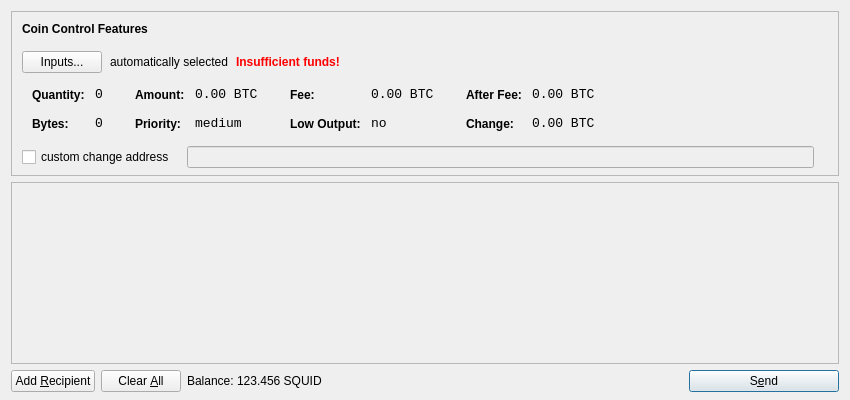
<?xml version="1.0" encoding="UTF-8"?>
<ui version="4.0">
 <class>SendCoinsDialog</class>
 <widget class="QDialog" name="SendCoinsDialog">
  <property name="geometry">
   <rect>
    <x>0</x>
    <y>0</y>
    <width>850</width>
    <height>400</height>
   </rect>
  </property>
  <property name="windowTitle">
   <string>Send Coins</string>
  </property>
  <layout class="QVBoxLayout" name="verticalLayout" stretch="0,1,0">
   <property name="bottomMargin">
    <number>8</number>
   </property>
   <item>
    <widget class="QFrame" name="frameCoinControl">
     <property name="sizePolicy">
      <sizepolicy hsizetype="Expanding" vsizetype="Expanding">
       <horstretch>0</horstretch>
       <verstretch>0</verstretch>
      </sizepolicy>
     </property>
     <property name="maximumSize">
      <size>
       <width>16777215</width>
       <height>16777215</height>
      </size>
     </property>
     <property name="frameShape">
      <enum>QFrame::StyledPanel</enum>
     </property>
     <property name="frameShadow">
      <enum>QFrame::Sunken</enum>
     </property>
     <layout class="QVBoxLayout" name="verticalLayoutCoinControl2">
      <property name="spacing">
       <number>-1</number>
      </property>
      <property name="leftMargin">
       <number>0</number>
      </property>
      <property name="topMargin">
       <number>0</number>
      </property>
      <property name="rightMargin">
       <number>0</number>
      </property>
      <property name="bottomMargin">
       <number>6</number>
      </property>
      <item>
       <layout class="QVBoxLayout" name="verticalLayoutCoinControl" stretch="0,0,0,0,1">
        <property name="spacing">
         <number>0</number>
        </property>
        <property name="leftMargin">
         <number>10</number>
        </property>
        <property name="topMargin">
         <number>10</number>
        </property>
        <item>
         <layout class="QHBoxLayout" name="horizontalLayoutCoinControl1">
          <property name="bottomMargin">
           <number>15</number>
          </property>
          <item>
           <widget class="QLabel" name="labelCoinControlFeatures">
            <property name="sizePolicy">
             <sizepolicy hsizetype="Preferred" vsizetype="Maximum">
              <horstretch>0</horstretch>
              <verstretch>0</verstretch>
             </sizepolicy>
            </property>
            <property name="font">
             <font>
              <weight>75</weight>
              <bold>true</bold>
             </font>
            </property>
            <property name="styleSheet">
             <string notr="true">font-weight:bold;</string>
            </property>
            <property name="text">
             <string>Coin Control Features</string>
            </property>
           </widget>
          </item>
         </layout>
        </item>
        <item>
         <layout class="QHBoxLayout" name="horizontalLayoutCoinControl2" stretch="0,0,0,0">
          <property name="spacing">
           <number>8</number>
          </property>
          <property name="bottomMargin">
           <number>10</number>
          </property>
          <item>
           <widget class="QPushButton" name="pushButtonCoinControl">
            <property name="styleSheet">
             <string notr="true"/>
            </property>
            <property name="text">
             <string>Inputs...</string>
            </property>
           </widget>
          </item>
          <item>
           <widget class="QLabel" name="labelCoinControlAutomaticallySelected">
            <property name="text">
             <string>automatically selected</string>
            </property>
            <property name="margin">
             <number>5</number>
            </property>
           </widget>
          </item>
          <item>
           <widget class="QLabel" name="labelCoinControlInsuffFunds">
            <property name="font">
             <font>
              <weight>75</weight>
              <bold>true</bold>
             </font>
            </property>
            <property name="styleSheet">
             <string notr="true">color:red;font-weight:bold;</string>
            </property>
            <property name="text">
             <string>Insufficient funds!</string>
            </property>
            <property name="margin">
             <number>5</number>
            </property>
           </widget>
          </item>
          <item>
           <spacer name="horizontalSpacerCoinControl">
            <property name="orientation">
             <enum>Qt::Horizontal</enum>
            </property>
            <property name="sizeHint" stdset="0">
             <size>
              <width>40</width>
              <height>1</height>
             </size>
            </property>
           </spacer>
          </item>
         </layout>
        </item>
        <item>
         <widget class="QWidget" name="widgetCoinControl" native="true">
          <property name="sizePolicy">
           <sizepolicy hsizetype="Preferred" vsizetype="Preferred">
            <horstretch>0</horstretch>
            <verstretch>0</verstretch>
           </sizepolicy>
          </property>
          <property name="minimumSize">
           <size>
            <width>0</width>
            <height>0</height>
           </size>
          </property>
          <property name="styleSheet">
           <string notr="true"/>
          </property>
          <layout class="QHBoxLayout" name="horizontalLayoutCoinControl5">
           <property name="margin">
            <number>0</number>
           </property>
           <item>
            <layout class="QHBoxLayout" name="horizontalLayoutCoinControl3" stretch="0,0,0,1">
             <property name="spacing">
              <number>20</number>
             </property>
             <property name="topMargin">
              <number>0</number>
             </property>
             <property name="bottomMargin">
              <number>10</number>
             </property>
             <item>
              <layout class="QFormLayout" name="formLayoutCoinControl1">
               <property name="horizontalSpacing">
                <number>10</number>
               </property>
               <property name="verticalSpacing">
                <number>14</number>
               </property>
               <property name="leftMargin">
                <number>10</number>
               </property>
               <property name="topMargin">
                <number>4</number>
               </property>
               <property name="rightMargin">
                <number>6</number>
               </property>
               <item row="0" column="0">
                <widget class="QLabel" name="labelCoinControlQuantityText">
                 <property name="styleSheet">
                  <string notr="true">font-weight:bold;</string>
                 </property>
                 <property name="text">
                  <string>Quantity:</string>
                 </property>
                 <property name="margin">
                  <number>0</number>
                 </property>
                </widget>
               </item>
               <item row="0" column="1">
                <widget class="QLabel" name="labelCoinControlQuantity">
                 <property name="font">
                  <font>
                   <family>Monospace</family>
                   <pointsize>10</pointsize>
                  </font>
                 </property>
                 <property name="cursor">
                  <cursorShape>IBeamCursor</cursorShape>
                 </property>
                 <property name="contextMenuPolicy">
                  <enum>Qt::ActionsContextMenu</enum>
                 </property>
                 <property name="text">
                  <string notr="true">0</string>
                 </property>
                 <property name="margin">
                  <number>0</number>
                 </property>
                 <property name="textInteractionFlags">
                  <set>Qt::LinksAccessibleByMouse|Qt::TextSelectableByKeyboard|Qt::TextSelectableByMouse</set>
                 </property>
                </widget>
               </item>
               <item row="1" column="0">
                <widget class="QLabel" name="labelCoinControlBytesText">
                 <property name="styleSheet">
                  <string notr="true">font-weight:bold;</string>
                 </property>
                 <property name="text">
                  <string>Bytes:</string>
                 </property>
                </widget>
               </item>
               <item row="1" column="1">
                <widget class="QLabel" name="labelCoinControlBytes">
                 <property name="font">
                  <font>
                   <family>Monospace</family>
                   <pointsize>10</pointsize>
                  </font>
                 </property>
                 <property name="cursor">
                  <cursorShape>IBeamCursor</cursorShape>
                 </property>
                 <property name="contextMenuPolicy">
                  <enum>Qt::ActionsContextMenu</enum>
                 </property>
                 <property name="text">
                  <string notr="true">0</string>
                 </property>
                 <property name="textInteractionFlags">
                  <set>Qt::LinksAccessibleByMouse|Qt::TextSelectableByKeyboard|Qt::TextSelectableByMouse</set>
                 </property>
                </widget>
               </item>
              </layout>
             </item>
             <item>
              <layout class="QFormLayout" name="formLayoutCoinControl2">
               <property name="horizontalSpacing">
                <number>10</number>
               </property>
               <property name="verticalSpacing">
                <number>14</number>
               </property>
               <property name="leftMargin">
                <number>6</number>
               </property>
               <property name="topMargin">
                <number>4</number>
               </property>
               <property name="rightMargin">
                <number>6</number>
               </property>
               <item row="0" column="0">
                <widget class="QLabel" name="labelCoinControlAmountText">
                 <property name="styleSheet">
                  <string notr="true">font-weight:bold;</string>
                 </property>
                 <property name="text">
                  <string>Amount:</string>
                 </property>
                 <property name="margin">
                  <number>0</number>
                 </property>
                </widget>
               </item>
               <item row="0" column="1">
                <widget class="QLabel" name="labelCoinControlAmount">
                 <property name="font">
                  <font>
                   <family>Monospace</family>
                   <pointsize>10</pointsize>
                  </font>
                 </property>
                 <property name="cursor">
                  <cursorShape>IBeamCursor</cursorShape>
                 </property>
                 <property name="contextMenuPolicy">
                  <enum>Qt::ActionsContextMenu</enum>
                 </property>
                 <property name="text">
                  <string notr="true">0.00 BTC</string>
                 </property>
                 <property name="textInteractionFlags">
                  <set>Qt::LinksAccessibleByMouse|Qt::TextSelectableByKeyboard|Qt::TextSelectableByMouse</set>
                 </property>
                </widget>
               </item>
               <item row="1" column="0">
                <widget class="QLabel" name="labelCoinControlPriorityText">
                 <property name="styleSheet">
                  <string notr="true">font-weight:bold;</string>
                 </property>
                 <property name="text">
                  <string>Priority:</string>
                 </property>
                </widget>
               </item>
               <item row="1" column="1">
                <widget class="QLabel" name="labelCoinControlPriority">
                 <property name="font">
                  <font>
                   <family>Monospace</family>
                   <pointsize>10</pointsize>
                  </font>
                 </property>
                 <property name="cursor">
                  <cursorShape>IBeamCursor</cursorShape>
                 </property>
                 <property name="contextMenuPolicy">
                  <enum>Qt::ActionsContextMenu</enum>
                 </property>
                 <property name="text">
                  <string>medium</string>
                 </property>
                 <property name="textInteractionFlags">
                  <set>Qt::LinksAccessibleByMouse|Qt::TextSelectableByKeyboard|Qt::TextSelectableByMouse</set>
                 </property>
                </widget>
               </item>
              </layout>
             </item>
             <item>
              <layout class="QFormLayout" name="formLayoutCoinControl3">
               <property name="horizontalSpacing">
                <number>10</number>
               </property>
               <property name="verticalSpacing">
                <number>14</number>
               </property>
               <property name="leftMargin">
                <number>6</number>
               </property>
               <property name="topMargin">
                <number>4</number>
               </property>
               <property name="rightMargin">
                <number>6</number>
               </property>
               <item row="0" column="0">
                <widget class="QLabel" name="labelCoinControlFeeText">
                 <property name="styleSheet">
                  <string notr="true">font-weight:bold;</string>
                 </property>
                 <property name="text">
                  <string>Fee:</string>
                 </property>
                 <property name="margin">
                  <number>0</number>
                 </property>
                </widget>
               </item>
               <item row="0" column="1">
                <widget class="QLabel" name="labelCoinControlFee">
                 <property name="font">
                  <font>
                   <family>Monospace</family>
                   <pointsize>10</pointsize>
                  </font>
                 </property>
                 <property name="cursor">
                  <cursorShape>IBeamCursor</cursorShape>
                 </property>
                 <property name="contextMenuPolicy">
                  <enum>Qt::ActionsContextMenu</enum>
                 </property>
                 <property name="text">
                  <string notr="true">0.00 BTC</string>
                 </property>
                 <property name="textInteractionFlags">
                  <set>Qt::LinksAccessibleByMouse|Qt::TextSelectableByKeyboard|Qt::TextSelectableByMouse</set>
                 </property>
                </widget>
               </item>
               <item row="1" column="0">
                <widget class="QLabel" name="labelCoinControlLowOutputText">
                 <property name="styleSheet">
                  <string notr="true">font-weight:bold;</string>
                 </property>
                 <property name="text">
                  <string>Low Output:</string>
                 </property>
                </widget>
               </item>
               <item row="1" column="1">
                <widget class="QLabel" name="labelCoinControlLowOutput">
                 <property name="font">
                  <font>
                   <family>Monospace</family>
                   <pointsize>10</pointsize>
                  </font>
                 </property>
                 <property name="cursor">
                  <cursorShape>IBeamCursor</cursorShape>
                 </property>
                 <property name="contextMenuPolicy">
                  <enum>Qt::ActionsContextMenu</enum>
                 </property>
                 <property name="text">
                  <string>no</string>
                 </property>
                 <property name="textInteractionFlags">
                  <set>Qt::LinksAccessibleByMouse|Qt::TextSelectableByKeyboard|Qt::TextSelectableByMouse</set>
                 </property>
                </widget>
               </item>
              </layout>
             </item>
             <item>
              <layout class="QFormLayout" name="formLayoutCoinControl4">
               <property name="horizontalSpacing">
                <number>10</number>
               </property>
               <property name="verticalSpacing">
                <number>14</number>
               </property>
               <property name="leftMargin">
                <number>6</number>
               </property>
               <property name="topMargin">
                <number>4</number>
               </property>
               <property name="rightMargin">
                <number>6</number>
               </property>
               <item row="0" column="0">
                <widget class="QLabel" name="labelCoinControlAfterFeeText">
                 <property name="styleSheet">
                  <string notr="true">font-weight:bold;</string>
                 </property>
                 <property name="text">
                  <string>After Fee:</string>
                 </property>
                 <property name="margin">
                  <number>0</number>
                 </property>
                </widget>
               </item>
               <item row="0" column="1">
                <widget class="QLabel" name="labelCoinControlAfterFee">
                 <property name="font">
                  <font>
                   <family>Monospace</family>
                   <pointsize>10</pointsize>
                  </font>
                 </property>
                 <property name="cursor">
                  <cursorShape>IBeamCursor</cursorShape>
                 </property>
                 <property name="contextMenuPolicy">
                  <enum>Qt::ActionsContextMenu</enum>
                 </property>
                 <property name="text">
                  <string notr="true">0.00 BTC</string>
                 </property>
                 <property name="textInteractionFlags">
                  <set>Qt::LinksAccessibleByMouse|Qt::TextSelectableByKeyboard|Qt::TextSelectableByMouse</set>
                 </property>
                </widget>
               </item>
               <item row="1" column="0">
                <widget class="QLabel" name="labelCoinControlChangeText">
                 <property name="styleSheet">
                  <string notr="true">font-weight:bold;</string>
                 </property>
                 <property name="text">
                  <string>Change:</string>
                 </property>
                </widget>
               </item>
               <item row="1" column="1">
                <widget class="QLabel" name="labelCoinControlChange">
                 <property name="font">
                  <font>
                   <family>Monospace</family>
                   <pointsize>10</pointsize>
                  </font>
                 </property>
                 <property name="cursor">
                  <cursorShape>IBeamCursor</cursorShape>
                 </property>
                 <property name="contextMenuPolicy">
                  <enum>Qt::ActionsContextMenu</enum>
                 </property>
                 <property name="text">
                  <string notr="true">0.00 BTC</string>
                 </property>
                 <property name="textInteractionFlags">
                  <set>Qt::LinksAccessibleByMouse|Qt::TextSelectableByKeyboard|Qt::TextSelectableByMouse</set>
                 </property>
                </widget>
               </item>
              </layout>
             </item>
            </layout>
           </item>
          </layout>
         </widget>
        </item>
        <item>
         <layout class="QHBoxLayout" name="horizontalLayoutCoinControl4" stretch="0,0,0">
          <property name="spacing">
           <number>12</number>
          </property>
          <property name="sizeConstraint">
           <enum>QLayout::SetDefaultConstraint</enum>
          </property>
          <property name="topMargin">
           <number>5</number>
          </property>
          <property name="rightMargin">
           <number>5</number>
          </property>
          <item>
           <widget class="QCheckBox" name="checkBoxCoinControlChange">
            <property name="text">
             <string>custom change address</string>
            </property>
           </widget>
          </item>
          <item>
           <widget class="QLineEdit" name="lineEditCoinControlChange">
            <property name="enabled">
             <bool>false</bool>
            </property>
            <property name="sizePolicy">
             <sizepolicy hsizetype="Expanding" vsizetype="Fixed">
              <horstretch>0</horstretch>
              <verstretch>0</verstretch>
             </sizepolicy>
            </property>
           </widget>
          </item>
          <item>
           <widget class="QLabel" name="labelCoinControlChangeLabel">
            <property name="sizePolicy">
             <sizepolicy hsizetype="Preferred" vsizetype="Expanding">
              <horstretch>0</horstretch>
              <verstretch>0</verstretch>
             </sizepolicy>
            </property>
            <property name="minimumSize">
             <size>
              <width>0</width>
              <height>0</height>
             </size>
            </property>
            <property name="text">
             <string/>
            </property>
            <property name="margin">
             <number>3</number>
            </property>
           </widget>
          </item>
         </layout>
        </item>
        <item>
         <spacer name="verticalSpacerCoinControl">
          <property name="orientation">
           <enum>Qt::Vertical</enum>
          </property>
          <property name="sizeHint" stdset="0">
           <size>
            <width>800</width>
            <height>1</height>
           </size>
          </property>
         </spacer>
        </item>
       </layout>
      </item>
     </layout>
    </widget>
   </item>
   <item>
    <widget class="QScrollArea" name="scrollArea">
     <property name="widgetResizable">
      <bool>true</bool>
     </property>
     <widget class="QWidget" name="scrollAreaWidgetContents">
      <property name="geometry">
       <rect>
        <x>0</x>
        <y>0</y>
        <width>830</width>
        <height>165</height>
       </rect>
      </property>
      <layout class="QVBoxLayout" name="verticalLayout_2">
       <property name="margin">
        <number>0</number>
       </property>
       <item>
        <layout class="QVBoxLayout" name="entries">
         <property name="spacing">
          <number>6</number>
         </property>
        </layout>
       </item>
       <item>
        <spacer name="verticalSpacer">
         <property name="orientation">
          <enum>Qt::Vertical</enum>
         </property>
         <property name="sizeHint" stdset="0">
          <size>
           <width>20</width>
           <height>40</height>
          </size>
         </property>
        </spacer>
       </item>
      </layout>
     </widget>
    </widget>
   </item>
   <item>
    <layout class="QHBoxLayout" name="horizontalLayout">
     <item>
      <widget class="QPushButton" name="addButton">
       <property name="toolTip">
        <string>Send to multiple recipients at once</string>
       </property>
       <property name="text">
        <string>Add &amp;Recipient</string>
       </property>
       <property name="icon">
        <iconset resource="../bitcoin.qrc">
         <normaloff>:/icons/add</normaloff>:/icons/add</iconset>
       </property>
       <property name="autoDefault">
        <bool>false</bool>
       </property>
      </widget>
     </item>
     <item>
      <widget class="QPushButton" name="clearButton">
       <property name="sizePolicy">
        <sizepolicy hsizetype="Minimum" vsizetype="Fixed">
         <horstretch>0</horstretch>
         <verstretch>0</verstretch>
        </sizepolicy>
       </property>
       <property name="toolTip">
        <string>Remove all transaction fields</string>
       </property>
       <property name="text">
        <string>Clear &amp;All</string>
       </property>
       <property name="icon">
        <iconset resource="../bitcoin.qrc">
         <normaloff>:/icons/remove</normaloff>:/icons/remove</iconset>
       </property>
       <property name="autoRepeatDelay">
        <number>300</number>
       </property>
       <property name="autoDefault">
        <bool>false</bool>
       </property>
      </widget>
     </item>
     <item>
      <layout class="QHBoxLayout" name="horizontalLayout_2">
       <property name="spacing">
        <number>3</number>
       </property>
       <item>
        <widget class="QLabel" name="label">
         <property name="text">
          <string>Balance:</string>
         </property>
        </widget>
       </item>
       <item>
        <widget class="QLabel" name="labelBalance">
         <property name="cursor">
          <cursorShape>IBeamCursor</cursorShape>
         </property>
         <property name="text">
          <string>123.456 SQUID</string>
         </property>
         <property name="textInteractionFlags">
          <set>Qt::LinksAccessibleByMouse|Qt::TextSelectableByKeyboard|Qt::TextSelectableByMouse</set>
         </property>
        </widget>
       </item>
      </layout>
     </item>
     <item>
      <spacer name="horizontalSpacer">
       <property name="orientation">
        <enum>Qt::Horizontal</enum>
       </property>
       <property name="sizeHint" stdset="0">
        <size>
         <width>40</width>
         <height>20</height>
        </size>
       </property>
      </spacer>
     </item>
     <item>
      <widget class="QPushButton" name="sendButton">
       <property name="minimumSize">
        <size>
         <width>150</width>
         <height>0</height>
        </size>
       </property>
       <property name="toolTip">
        <string>Confirm the send action</string>
       </property>
       <property name="text">
        <string>S&amp;end</string>
       </property>
       <property name="icon">
        <iconset resource="../bitcoin.qrc">
         <normaloff>:/icons/send</normaloff>:/icons/send</iconset>
       </property>
       <property name="default">
        <bool>true</bool>
       </property>
      </widget>
     </item>
    </layout>
   </item>
  </layout>
 </widget>
 <resources>
  <include location="../bitcoin.qrc"/>
 </resources>
 <connections/>
</ui>
